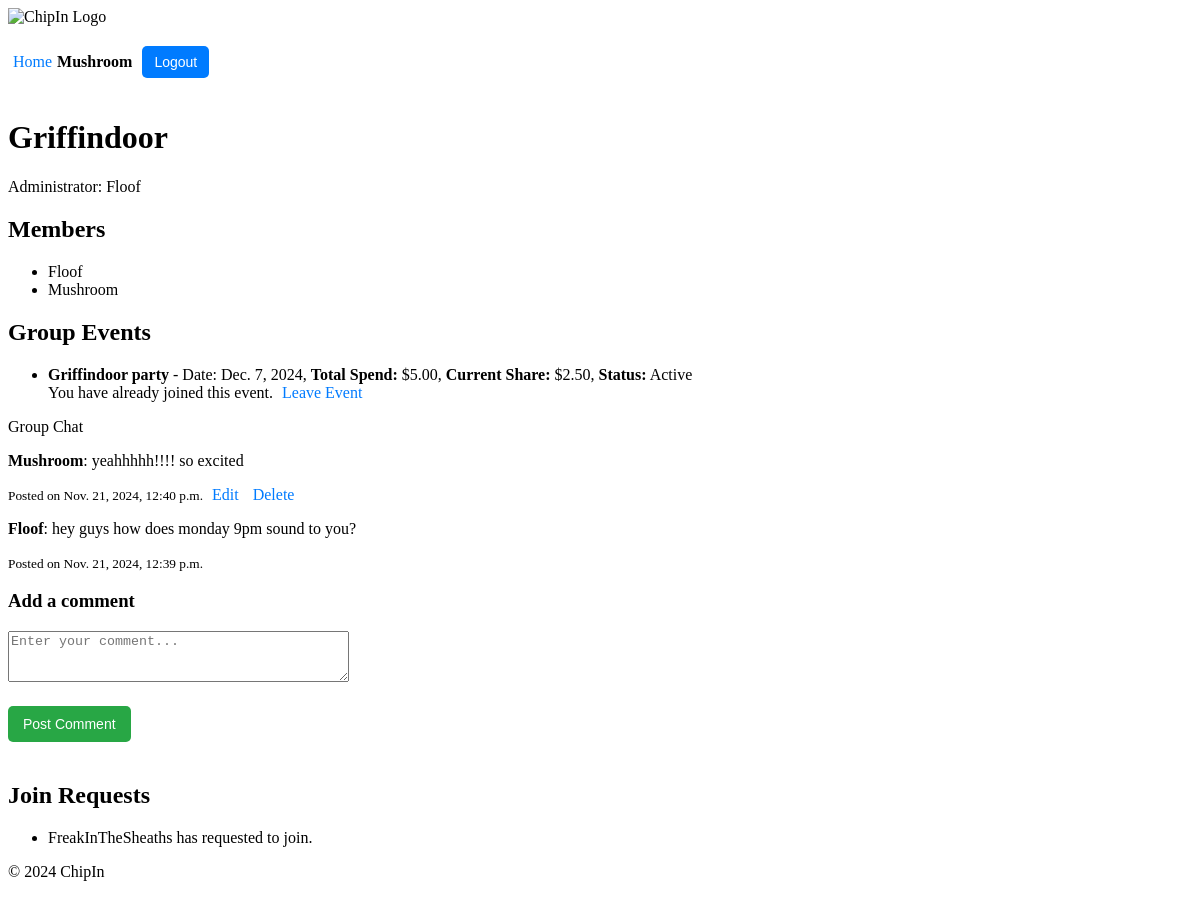
/chipin/group/1/ (signed in), run on the app's committed database.
### users/models.py (models this page shows, shortened)
class Profile(models.Model):
    user = models.OneToOneField(User, on_delete=models.CASCADE)
    first_name = models.CharField(max_length=30)
    surname = models.CharField(max_length=30)
    nickname = models.CharField(max_length=30, unique=True, null=False, blank=False)
    max_spend = models.DecimalField(max_digits=10, decimal_places=2, default=100.00)  # Max spend for each event
    balance = models.DecimalField(max_digits=10, decimal_places=2, default=100.00)  # User's current balance

### chipin/models.py (models this page shows, shortened)
class Group(models.Model):
    name = models.CharField(max_length=100)
    admin = models.ForeignKey(User, on_delete=models.CASCADE, related_name='admin_groups')
    members = models.ManyToManyField(User, related_name='group_memberships', blank=True)
    invited_users = models.ManyToManyField(User, related_name='pending_invitations', blank=True)

class Event(models.Model):
    name = models.CharField(max_length=100)
    date = models.DateField()
    total_spend = models.DecimalField(max_digits=10, decimal_places=2)
    status = models.CharField(max_length=20, default='Pending')  # Can be 'Pending' or 'Active'
    group = models.ForeignKey(Group, related_name='events', on_delete=models.CASCADE)
    members = models.ManyToManyField(User, related_name='event_memberships', blank=True)
    def calculate_share(self):
        members_count = self.group.members.count()
        if members_count == 0:
            return 0
        return self.total_spend / members_count

class Comment(models.Model):
    user = models.ForeignKey(User, on_delete=models.CASCADE)  # User who posted the comment
    group = models.ForeignKey(Group, related_name='comments', on_delete=models.CASCADE)  # Group associated with the comment
    content = models.TextField()  # The comment content
    created_at = models.DateTimeField(auto_now_add=True)  # Timestamp when the comment was posted
    updated_at = models.DateTimeField(auto_now=True)  # Timestamp for the latest update

class GroupJoinRequest(models.Model):
    user = models.ForeignKey(User, on_delete=models.CASCADE)
    group = models.ForeignKey(Group, on_delete=models.CASCADE, related_name='join_requests')
    is_approved = models.BooleanField(default=False)
    votes = models.ManyToManyField(User, related_name='votes', blank=True)  # Tracks users who voted
    created_at = models.DateTimeField(auto_now_add=True)

### chipin/views.py (the view)
# urls.py: path('group/<int:group_id>/', views.group_detail, name='group_detail'),
@login_required
def group_detail(request, group_id, edit_comment_id=None):
    group = get_object_or_404(Group, id=group_id)
    comments = group.comments.all().order_by('-created_at')  # Fetch all comments for the group
    events = group.events.all()  # Fetch all events associated with the group
    if edit_comment_id: # Fetch the comment to edit, if edit_comment_id is provided
        comment_to_edit = get_object_or_404(Comment, id=edit_comment_id)
        if comment_to_edit.user != request.user:
            return redirect('chipin:group_detail', group_id=group.id)
    else:
        comment_to_edit = None
    if request.method == 'POST':
        if comment_to_edit: # Editing an existing comment
            form = CommentForm(request.POST, instance=comment_to_edit)
        else: # Adding a new comment
            form = CommentForm(request.POST)
        if form.is_valid():
            comment = form.save(commit=False)
            comment.user = request.user
            comment.group = group
            comment.save()
            return redirect('chipin:group_detail', group_id=group.id)
    else:
        form = CommentForm(instance=comment_to_edit) if comment_to_edit else CommentForm()
    event_share_info = {}
    for event in events:
        event_share = event.calculate_share()
        user_eligible = request.user.profile.max_spend >= event_share
        user_has_joined = request.user in event.members.all()  # Check if the user has already joined the event
        event_share_info[event] = {
            'share': event_share,
            'eligible': user_eligible,
            'status': event.status,
            'joined': user_has_joined
        }
    return render(request, 'chipin/group_detail.html', {
        'group': group,
        'comments': comments,
        'form': form,
        'comment_to_edit': comment_to_edit,
        'events': events,
        'event_share_info': event_share_info,
    })

### chipin/forms.py (shortened to what this page needs)
class CommentForm(forms.ModelForm):
    class Meta:
        model = Comment
        fields = ['content']
        widgets = {
            'content': forms.Textarea(attrs={'rows': 3, 'placeholder': 'Enter your comment...'})
        }

### chipin/context_processors.py (called while the page is built)
def user_profile(request):
    if request.user.is_authenticated:
        try:
            return {'nickname': request.user.profile.nickname}
        except Profile.DoesNotExist:
            return {'nickname': request.user.username}  # Fallback to username if no profile exists
    return {}

### chipin/templates/chipin/group_detail.html (shortened to what this page needs)
{% extends 'chipin/base.html' %}
{% block content %}
<h1>{{ group.name }}</h1>
<p>Administrator: {{ group.admin.profile.nickname }}</p>
<h2>Members</h2>
<ul>
    {% for member in group.members.all %}
    <li>{{ member.profile.nickname }}</li>
    {% endfor %}
</ul>
<h2>Group Events</h2>
    <ul>
        {% for event, info in event_share_info.items %}
            <li>
                <strong>{{ event.name }}</strong> - Date: {{ event.date }},
                <strong>Total Spend:</strong> ${{ event.total_spend }},
                <strong>Current Share:</strong> ${{ info.share }},
                <strong>Status:</strong> <span class="event-status">{{ info.status }}</span><br>
                {% if info.joined %}
                    <span class="joined">You have already joined this event.</span>
                    <a href="{% url 'chipin:leave_event' group.id event.id %}" class="btn btn-warning" onclick="return confirm('Are you sure you want to leave this event?');">Leave Event</a>
                {% endif %}
            </li>
        {% endfor %}
    </ul
<h2>Group Chat</h2>
    <div class="comments-section">
        {% for comment in comments %}
            <div class="comment">
                <p><strong>{{ comment.user.profile.nickname }}</strong>: {{ comment.content }}</p>
                <small>Posted on {{ comment.created_at }}</small>
                {% if comment.user == request.user or request.user == group.admin %}
                    <a href="{% url 'chipin:edit_comment' group.id comment.id %}">Edit</a>
                    <a href="{% url 'chipin:delete_comment' comment.id %}" onclick="return confirm('Are you sure?')">Delete</a>
                {% endif %}
            </div>
        {% empty %}
            <p>No comments yet. Be the first to comment!</p>
        {% endfor %}
    </div>
    <h3>{% if comment_to_edit %}Edit Comment{% else %}Add a comment{% endif %}</h3>
    <form method="POST">
        <div class="form-group">
            {{ form.content }}
        </div>
        <button type="submit">{% if comment_to_edit %}Save Comment{% else %}Post Comment{% endif %}</button>
    </form>
{% if request.user in group.members.all %}
<h2>Join Requests</h2>
<ul>
    {% for request in group.join_requests.all %}
    <li>{{ request.user.username }} has requested to join.</li>
    {% endfor %}
</ul>
{% endif %}
{% endblock %}

### chipin/templates/chipin/base.html (shortened to what this page needs)
{% load static %}
<!DOCTYPE html>
<html lang="en">
<head>
    <link rel="stylesheet" href="{% static 'chipin/styles.css' %}">
</head>
<body>
    <header>
        <div class="logo">
            <img src="{C:\Users\nudar\ssa_project\chipin\static\logo_90.jpg}" alt="ChipIn Logo">
        </div>
        <div class="user-info">
            {% if request.user.is_authenticated %}
                <a href="{% url 'chipin:home' %}">Home</a> <span>{{ request.user.profile.nickname }}</span>
                <form action="{% url 'users:logout' %}" method="post">
                    <button type="submit">Logout</button>
                </form>
            {% else %}
                <a href="{% url 'users:login' %}">Login</a> <a href="{% url 'users:register' %}">Register</a>
            {% endif %}
        </div>
    </header>
    <main>
        {% block content %}
        {% endblock %}
    </main>
    <footer>
        <p>&copy; 2024 ChipIn</p>
    </footer>
</body>
</html>

### chipin/static/chipin/styles.css (style rules this page uses)
.logo img { max-height: 50px; }
.user-info { display: flex; align-items: center; font-size: 16px; }
.user-info span { margin-right: 10px; font-weight: bold; }
.user-info button { background-color: #007BFF; color: white; border: none; padding: 8px 12px; cursor: pointer; border-radius: 5px; font-size: 14px; }
button { background-color: #28a745; color: white; border: none; padding: 10px 15px; cursor: pointer; border-radius: 5px; font-size: 14px; margin-top: 20px; margin-bottom: 20px; }
a { color: #007BFF; text-decoration: none; padding: 5px }

### data on the page
Group: name "Griffindoor", admin.profile.nickname "Floof"
Event: name "Griffindoor party", date "Dec. 7, 2024", total_spend "5.00", share "2.50", status "Active"
Comment: user.profile.nickname "Mushroom", content "yeahhhhh!!!! so excited", created_at "Nov. 21, 2024, 12:40 p.m.", shows "Edit"
Comment: user.profile.nickname "Floof", content "hey guys how does monday 9pm sound to you?", created_at "Nov. 21, 2024, 12:39 p.m."
GroupJoinRequest: user.username "FreakInTheSheaths"

### other printed values
{{ request.user.profile.nickname }} "Mushroom"
{{ member.profile.nickname }} "Floof"
{{ member.profile.nickname }} "Mushroom"
